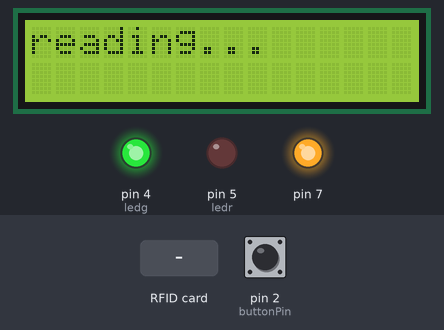
Simulated run of this sketch. Board: Arduino Uno, built with avr-gcc and run on an emulated ATmega328P. On the bench: 16×2 character LCD, output pins drawn as LEDs (lit = HIGH). Inputs (shaded band) come from the test bench; at power-on: pin 2 (buttonPin) LOW. Pins used as bus, display or sensor lines are not drawn; what the sketch prints to the serial monitor is not drawn.

Above: at 1.3 s.
1.4 s: RFID card 82 1E B1 1B held to the reader
At 2.3 s:
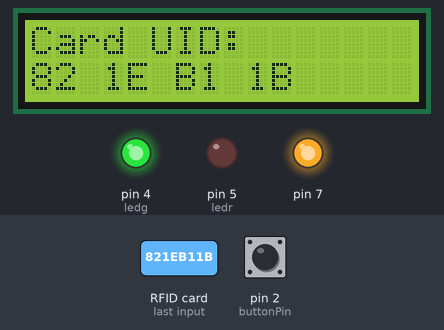
4.1 s: RFID card 5E 7A 19 C4 held to the reader
At 4.7 s:
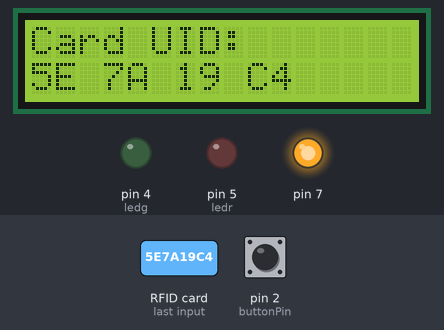
7.1 s: pin 2 (buttonPin) pulled HIGH for 0.15 s
At 8.4 s:
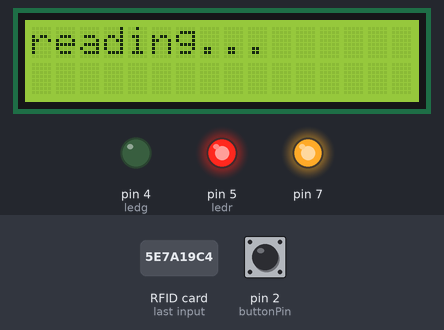
8.7 s: pin 2 (buttonPin) pulled HIGH for 1 s
At 9.5 s:
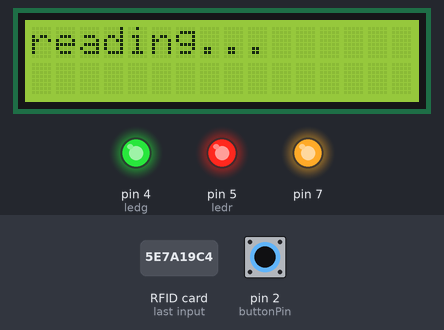
11.2 s: pin 2 (buttonPin) pulled HIGH for 3.2 s
At 12.2 s:
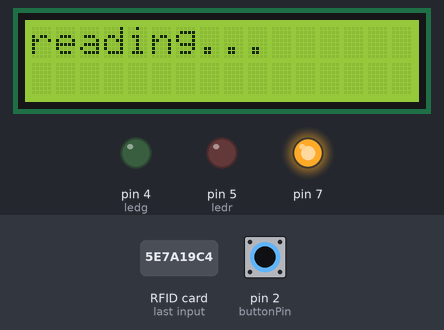
15.9 s: RFID card 82 1E B1 1B held to the reader
At 17.7 s:
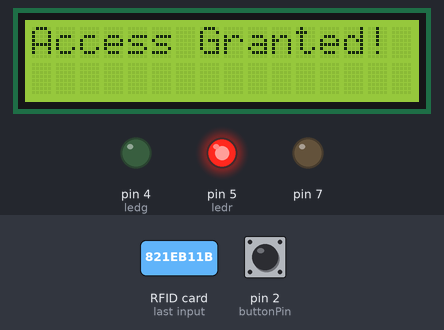
Timing chart, 0 to 19.2 s (numbered marks = the images above; inputs shaded):
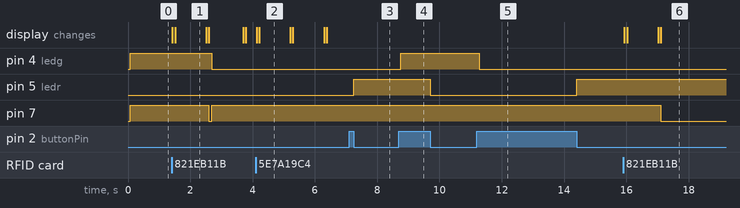

Measured:
- after the input at 1.4 s, pin 4 (ledg): HIGH → LOW after 1.3 s; pin 7: HIGH → LOW after 1.2 s, → HIGH 0.10 s later; the display: first changes at once (image 1 shows a later state)
- after the input at 4.1 s, the display: first changes at once (image 2 shows a later state)
- after the input at 7.1 s, pin 5 (ledr): LOW → HIGH after 0.15 s
- after the input at 8.7 s, pin 4 (ledg): LOW → HIGH after 0.05 s; pin 5 (ledr): HIGH → LOW after 1.0 s
- after the input at 11.2 s, pin 4 (ledg): HIGH → LOW after 0.07 s; pin 5 (ledr): LOW → HIGH after 3.2 s
- after the input at 15.9 s, pin 7: HIGH → LOW after 1.2 s; the display: first changes at once (image 6 shows a later state)
- what the display in image 1 shows lasts 1.0 s, from 1.5 s to 2.5 s

The sketch:

RFID_UIDmatch.ino
```cpp
#include <SPI.h>
#include <Wire.h>
#include <MFRC522.h>
#include <LiquidCrystal_I2C.h>

LiquidCrystal_I2C lcd(0x27, 16, 2);

#define RST_PIN         9
#define SS_PIN          10 //RC522卡上的SDA

MFRC522 mfrc522;   // 建立MFRC522實體

char *reference;
bool status = false,donothing = false;
byte uid[]={0x82, 0x1E, 0xB1, 0x1B};  //這是我們指定的卡片UID，可由讀取UID的程式取得特定卡片的UID，再修改這行
const int buttonPin = 2;     // the number of the pushbutton pin
const int ledr =  5;
const int ledg =  4;

int buttonPushCounter = 0;   // counter for the number of button presses
int buttonState = 0;         // current state of the button
int lastButtonState = 0;     // previous state of the button

void setup()
{
  Serial.begin(9600);
  status = false;
  donothing = false;
  lcd.begin();

  lcd.backlight();
  SPI.begin();
  pinMode(7,OUTPUT);
  pinMode(buttonPin,INPUT);
  pinMode(ledr,OUTPUT);
  pinMode(ledg,OUTPUT);
  digitalWrite(7,HIGH);//relay
  digitalWrite(ledr,LOW);
  digitalWrite(ledg,HIGH);
  mfrc522.PCD_Init(SS_PIN, RST_PIN); // 初始化MFRC522卡
  Serial.print(F("Reader "));
  Serial.print(F(": "));
  mfrc522.PCD_DumpVersionToSerial(); // 顯示讀卡設備的版本
}

void loop() {

  buttonState = digitalRead(buttonPin);

  if (buttonState != lastButtonState) {
    // if the state has changed, increment the counter
    if (buttonState == HIGH) {
      // if the current state is HIGH then the button went from off to on:
      buttonPushCounter++;
      Serial.println("on");
      Serial.print("number of button pushes: ");
      Serial.println(buttonPushCounter);
    } else {
      // if the current state is LOW then the button went from on to off:
      Serial.println("off");
    }
    // Delay a little bit to avoid bouncing
    delay(50);
  }
  // save the current state as the last state, for next time through the loop
  lastButtonState = buttonState;


  // turns on the LED every four button pushes by checking the modulo of the
  // button push counter. the modulo function gives you the remainder of the
  // division of two numbers:
  if (digitalRead(buttonPin)==HIGH & buttonPushCounter % 2 == 0) {
    while(digitalRead(buttonPin)==HIGH)
    digitalWrite(ledg, HIGH);
    digitalWrite(ledr, LOW);
    status = false;
    donothing = false;
  } else if(digitalRead(buttonPin)==HIGH & buttonPushCounter % 2 == 1){
    while(digitalRead(buttonPin)==HIGH)
    digitalWrite(ledg, LOW);
    digitalWrite(ledr, HIGH);
    status = true;
    donothing = false;
  }

  digitalWrite(7,HIGH);
  /*
  lcd.setCursor(2, 0); // (colum, row)從第一排的第三個位置開始顯示
  lcd.print("Hello World!");
  lcd.setCursor(2, 1); // (colum,row)從第二排第三格位置開始顯示
  lcd.print("Crazy Maker!");
  */
  lcd.setCursor(0, 0);
  lcd.print("reading...");
  // 檢查是不是偵測到新的卡
  if (mfrc522.PICC_IsNewCardPresent() && mfrc522.PICC_ReadCardSerial()) {
      // 顯示卡片的UID
      lcd.clear();
      lcd.begin();
      lcd.backlight();
      lcd.print("Card UID:");
      //lcd.print("UID tag :");
      lcd.setCursor(0,1);

      String content= "";
      byte letter;
      String word;
      for (byte i = 0; i < mfrc522.uid.size; i++)
      {
          // Serial.print(mfrc522.uid.uidByte[i] < 0x10 ? " 0" : " ");
          // Serial.print(mfrc522.uid.uidByte[i], HEX);
          content.concat(String(mfrc522.uid.uidByte[i] < 0x10 ? " 0" : " "));
          word = String(mfrc522.uid.uidByte[i], HEX);
          word.toUpperCase();
          lcd.print(word);
          lcd.print(" ");
          Serial.print(word);
      }
      delay(1000);

      lcd.clear();
      lcd.begin();
      lcd.backlight();
      lcd.setCursor(0, 0);
      //lcd.print(); // 顯示卡片的UID
      // Serial.println();
      //Serial.print(F("PICC type: "));
      MFRC522::PICC_Type piccType = mfrc522.PICC_GetType(mfrc522.uid.sak);
      //Serial.println(mfrc522.PICC_GetTypeName(piccType));  //顯示卡片的類型

      //把取得的UID，拿來比對我們指定好的UID
      bool they_match = true; // 初始值是假設為真
      for ( int i = 0; i < 4; i++ ) { // 卡片UID為4段，分別做比對
        if ( uid[i] != mfrc522.uid.uidByte[i] ) {
          they_match = false; // 如果任何一個比對不正確，they_match就為false，然後就結束比對
          break;
        }
      }

      //在監控視窗中顯示比對的結果
      if(they_match){
        lcd.print(F("Access Granted!"));
        if(!status&!donothing) //green mode
        {
          digitalWrite(7,LOW);
          delay(100);
          digitalWrite(7,HIGH);
          status = true;
          donothing = true;
          digitalWrite(ledg, LOW);
          digitalWrite(ledr, LOW);
        }else if(status&!donothing){ //red mode
          digitalWrite(7,LOW);
          delay(8000);
          digitalWrite(7,HIGH);
          status = false;
          donothing = false;
          digitalWrite(ledg, HIGH);
          digitalWrite(ledr, LOW);
        }
        // digitalWrite(7,LOW);
        // delay(500);
        // digitalWrite(7,HIGH);
      }else{
        lcd.print(F("Access Denied!"));

      }
      mfrc522.PICC_HaltA();  // 卡片進入停止模式
      delay(1000);
      lcd.clear();
      lcd.begin();
      lcd.backlight();
      lcd.setCursor(0, 0);
    }
}

/**
 * 這個副程式把讀取到的UID，用16進位顯示出來
 */
void dump_byte_array(byte *buffer, byte bufferSize) {
  for (byte i = 0; i < bufferSize; i++) {
    Serial.print(buffer[i] < 0x10 ? " 0" : " ");
    Serial.print(buffer[i], HEX);
  }
}
```
